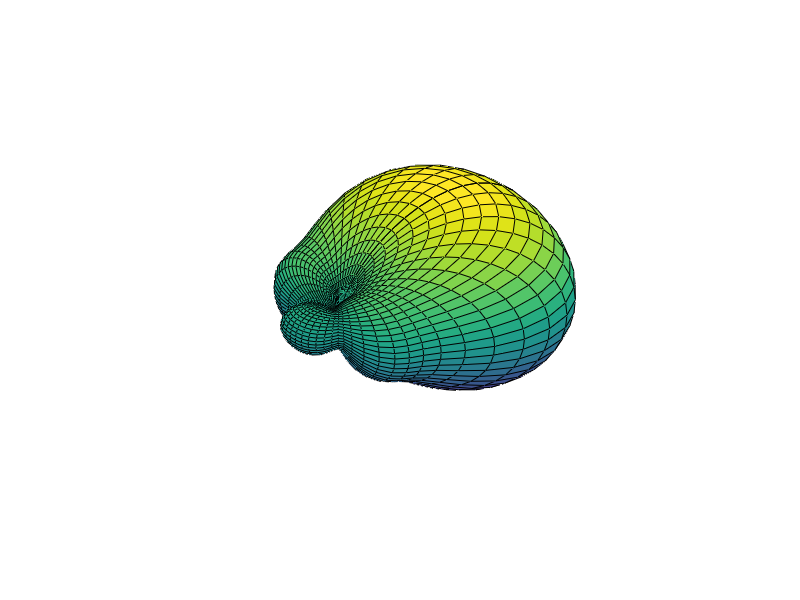

The MATLAB source for this figure:
clear all;
close all;
theta = (0:.02:1)*pi;
phi   = (0:.02:1)*2*pi;
[Theta, Phi] = meshgrid(theta, phi);
%Log periodica Factor de forma
Ea=(cos(0.416*pi.*cos(Theta))-cos(0.416*pi))./sin(Theta);
Eb=(cos(0.3472*pi.*cos(Theta))-cos(0.3472*pi))./sin(Theta);
Ec=(cos(0.2893*pi.*cos(Theta))-cos(0.2893*pi))./sin(Theta);
Ed=(cos(0.6*pi.*cos(Theta))-cos(0.6*pi))./sin(Theta);
Ee=(cos(0.5*pi.*cos(theta)))./sin(theta);
H= abs(Ea.*exp(i*(0.5*pi).*sin(Theta).*cos(Phi)+(i*0.5*pi)+(i*pi))...
       +Eb.*exp(i*(0.916*pi).*sin(Theta).*cos(Phi)+(0.916*pi*i))...
       +Ec.*exp(i*(1.26*pi).*sin(Theta).*cos(Phi)+(i*1.26*pi)+(i*pi))...
       +Ed.*exp(i*(0.6*pi).*sin(Theta).*cos(Phi-pi)-(i*0.6*pi)+(i*pi))...
       +Ee);
X     =  H.*sin(Theta).*cos(Phi);
Y     =  H.*sin(Theta).*sin(Phi);
Z     =  H.*cos(Theta);
surf(X,Y,Z);
axis equal off;